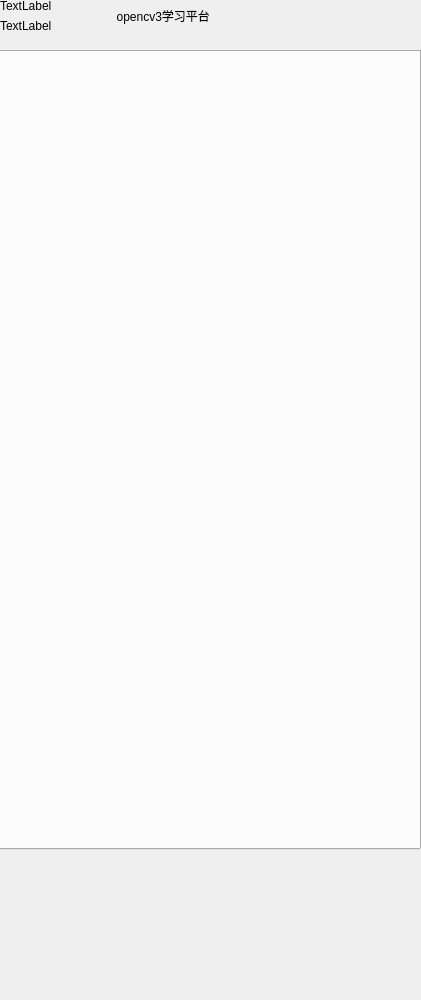
<?xml version="1.0" encoding="UTF-8"?>
<ui version="4.0">
 <class>MainWindow</class>
 <widget class="QMainWindow" name="MainWindow">
  <property name="geometry">
   <rect>
    <x>0</x>
    <y>0</y>
    <width>421</width>
    <height>1000</height>
   </rect>
  </property>
  <property name="windowTitle">
   <string>MainWindow</string>
  </property>
  <property name="autoFillBackground">
   <bool>false</bool>
  </property>
  <property name="styleSheet">
   <string notr="true">border-image:url(:/IMG_0707.jpeg)</string>
  </property>
  <widget class="QWidget" name="centralWidget">
   <property name="autoFillBackground">
    <bool>false</bool>
   </property>
   <widget class="QTabWidget" name="tabWidget_1">
    <property name="geometry">
     <rect>
      <x>-20</x>
      <y>50</y>
      <width>441</width>
      <height>800</height>
     </rect>
    </property>
    <property name="autoFillBackground">
     <bool>false</bool>
    </property>
    <property name="styleSheet">
     <string notr="true">border-image: \*url();</string>
    </property>
    <property name="tabPosition">
     <enum>QTabWidget::West</enum>
    </property>
    <property name="currentIndex">
     <number>-1</number>
    </property>
   </widget>
   <widget class="QLabel" name="label1">
    <property name="geometry">
     <rect>
      <x>0</x>
      <y>-10</y>
      <width>111</width>
      <height>31</height>
     </rect>
    </property>
    <property name="styleSheet">
     <string notr="true">font: 10pt &quot;楷体&quot;;
border-image: \*url();</string>
    </property>
    <property name="text">
     <string>TextLabel</string>
    </property>
    <property name="textFormat">
     <enum>Qt::PlainText</enum>
    </property>
   </widget>
   <widget class="QLabel" name="label2">
    <property name="geometry">
     <rect>
      <x>0</x>
      <y>10</y>
      <width>111</width>
      <height>31</height>
     </rect>
    </property>
    <property name="styleSheet">
     <string notr="true">font: 10pt &quot;楷体&quot;;
border-image: \*url();</string>
    </property>
    <property name="text">
     <string>TextLabel</string>
    </property>
   </widget>
   <widget class="QLabel" name="label">
    <property name="geometry">
     <rect>
      <x>70</x>
      <y>-10</y>
      <width>211</width>
      <height>51</height>
     </rect>
    </property>
    <property name="styleSheet">
     <string notr="true">font: 16pt &quot;华文行楷&quot;;
color: rgb(0, 0, 0);
font: 16pt &quot;华文琥珀&quot;;
border-image: \*url();
</string>
    </property>
    <property name="text">
     <string>              opencv3学习平台</string>
    </property>
   </widget>
  </widget>
  <widget class="QMenuBar" name="menuBar">
   <property name="geometry">
    <rect>
     <x>0</x>
     <y>0</y>
     <width>421</width>
     <height>25</height>
    </rect>
   </property>
  </widget>
 </widget>
 <layoutdefault spacing="6" margin="11"/>
 <resources/>
 <connections/>
</ui>
